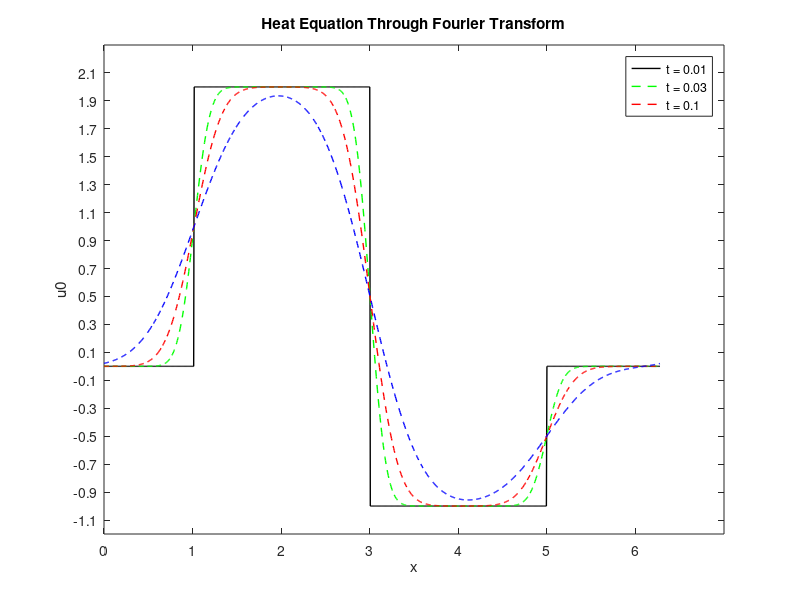

The MATLAB script that drew this image:
clear all 
clc 
% 
L=2*pi; 
c0=4*pi^2/L^2; 
% 
N=1024; 
dx=L/N; 
x=[0:N-1]*dx; 
u0=zeros(1,N); 
%512, 
%for the interval [0, 2)0 to 1
for a=1:166, 
u0(1,a)=0; 
end 

%for the interval [2, 3)1 to 3 
for b=167:490, 
u0(1,b)=2; 
end 

%for the interval [3, 5) 
for c=491:815, 
u0(1,c)=-1; 
end 
%for the interval [5, 2*pi] 

for d=816:1024, 
u0(1,d)=0; 
end 

y=fft(u0); 
ind=[0:N/2,-N/2+1:-1]; 
% 
t=0.01; 
y2=y.*exp(-c0*ind.^2*t); 
u_01=real(ifft(y2)); 
% 
t=0.03; 
y2=y.*exp(-c0*ind.^2*t); 
u_05=real(ifft(y2)); 
% 
t=0.1; 
y2=y.*exp(-c0*ind.^2*t); 
u_06=real(ifft(y2));
%
plot(x,u0,'k-','linewidth',1.0) 
hold on 
plot(x,u_01,'g--','linewidth',1.0) 
plot(x,u_05,'r--','linewidth',1.0)
plot(x,u_06,'b--','linewidth',1.0)
% 

axis([0,7,-1.2,2.3]) 
set(gca,'fontsize',10) 
set(gca,'xtick',[0:1:6]) 
set(gca,'ytick',[-1.5:0.2:2.1]) 
xlabel('x') 
ylabel('u0') 
legend('t = 0.01','t = 0.03','t = 0.1') 
title('Heat Equation Through Fourier Transform')
